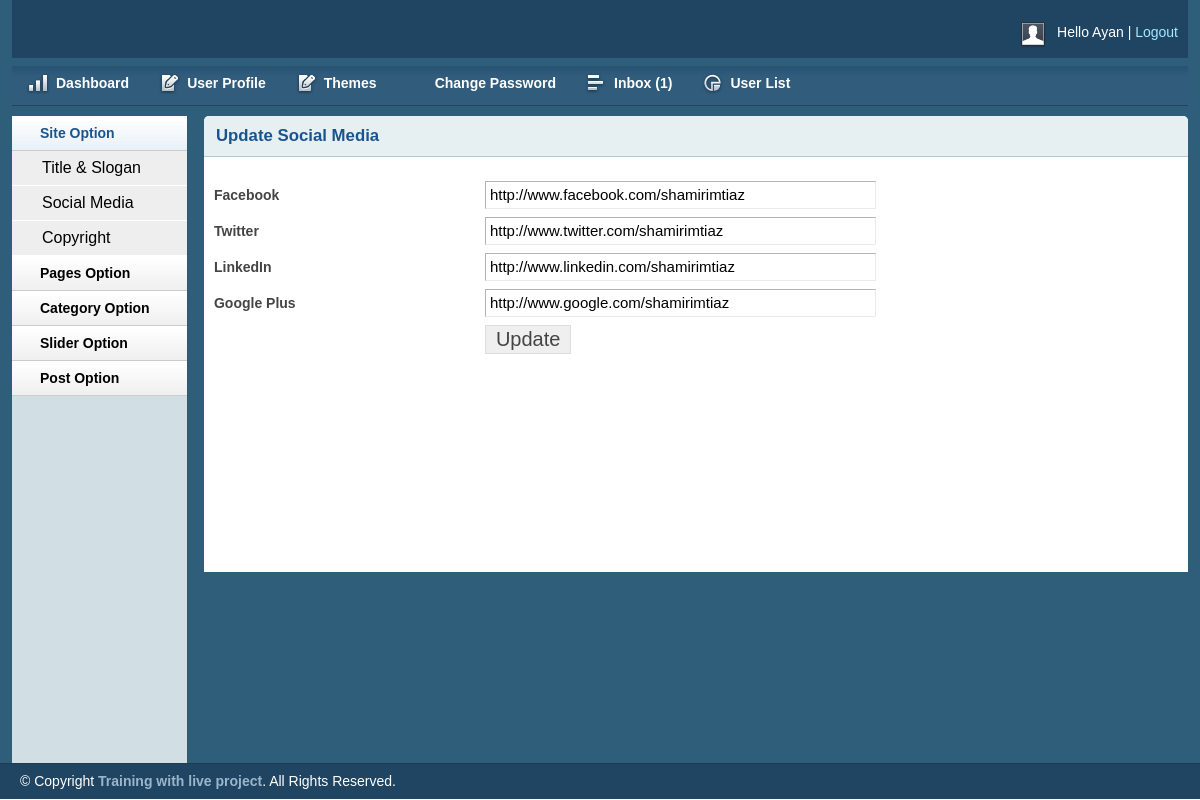
Page /admin/social.php (signed in) on the committed database.
### tables this page shows
CREATE TABLE `tbl_social` (
  `id` int(11) NOT NULL,
  `fb` varchar(255) NOT NULL,
  `tw` varchar(255) NOT NULL,
  `ln` varchar(255) NOT NULL,
  `gp` varchar(255) NOT NULL
);

### lib/Database.php (called while the page is built, shortened)
<?php
	class Database{
		public $host = DB_HOST;
		public $user = DB_USER;
		public $pass = DB_PASS;
		public $dbname = DB_NAME;
		public $link;
		private function connectDb(){
			$this->link = new mysqli($this->host, $this->user, $this->pass, $this->dbname);
		}
		public function selectDb($query){
			$result = $this->link->query($query) or die($this->link->error.__LINE__);
			if($result->num_rows > 0){
				return $result;
			}else{
				return false;
			}
		}
	}
?>

### admin/social.php (the view, shortened to what this page needs)
<?php include 'inc/header.php'; ?>
<?php include 'inc/sidebar.php'; ?>
<div class="grid_10">
    <div class="box round first grid">
        <h2>Update Social Media</h2>
        <div class="block">
         <form action="" method="post">
            <table class="form">
<?php
        $query = "SELECT * FROM tbl_social WHERE id='1'";
        $social = $db->selectDb($query);
        if ($social) {
            while ($result = $social->fetch_assoc()) {
?>
                <tr>
                    <td>
                        <label>Facebook</label>
                    </td>
                    <td>
                        <input type="text" name="fb" value="<?php echo $result['fb']; ?>" class="medium" />
                    </td>
                </tr>
				 <tr>
                    <td>
                        <label>Twitter</label>
                    </td>
                    <td>
                        <input type="text" name="tw" value="<?php echo $result['tw']; ?>" class="medium" />
                    </td>
                </tr>
				 <tr>
                    <td>
                        <label>LinkedIn</label>
                    </td>
                    <td>
                        <input type="text" name="ln" value="<?php echo $result['ln']; ?>" class="medium" />
                    </td>
                </tr>
				 <tr>
                    <td>
                        <label>Google Plus</label>
                    </td>
                    <td>
                        <input type="text" name="gp" value="<?php echo $result['gp']; ?>" class="medium" />
                    </td>
                </tr>
				 <tr>
                    <td></td>
                    <td>
                        <input type="submit" name="submit" Value="Update" />
                    </td>
                </tr>
<?php } } ?>
            </table>
            </form>
        </div>
    </div>
</div>
<?php include 'inc/footer.php';?>

### admin/css/layout.css (style rules this page uses)
body { background: #fff none repeat scroll 0 0; color: #444; font-size: 14px; padding: 0; }
h1, h2, h3, h4, h5, h6 { line-height:1.2em; margin-bottom:.3em; }
h2 { margin-top:1em; }
.box { background:#fff; margin-bottom:20px; padding:10px 10px 10px 10px; margin-left:-8px; }
.box.grid { padding-bottom:40px; }
.box.round { -moz-border-radius: 5px 5px 0px 0px; -webkit-border-radius: 5px 5px 0px 0px; border-radius: 5px 5px 0px 0px; }
.box h2 { font-size:1.2em; font-weight:bold; color:#1B548D; background:#E6F0F3; margin:-10px -10px 0 -10px; padding:10px 12px; border-bottom:1px solid #B3CBD6; -moz-border-radius: 5px 5px 0px 0px; -webkit-border-radius: 5px 5px 0px 0px; border-radius: 5px 5px 0px 0px; }
.box.first { min-height: 406px; }
.block { padding-top:20px; }
table.form { width:100%; }
table.form td { padding:4px 0px; }
table.form label { font-weight:bold; }
table.form input, table.form select { font-size: 15px; padding: 4px 4px 5px 4px; border-top: 1px solid #b3b3b3; border-left: 1px solid #b3b3b3; border-right: 1px solid #eaeaea; border-bottom: 1px solid #eaeaea; }
table.form input[type="submit"] { border: 1px solid #ddd; color: #444; cursor: pointer; font-size: 20px; padding: 2px 10px; }
input.medium { width: 55%; }
.block { padding-bottom:1px; }

### rows in the picture
tbl_social: fb "http://www.facebook.com/shamirimtiaz", tw "http://www.twitter.com/shamirimtiaz", ln "http://www.linkedin.com/shamirimtiaz", gp "http://www.google.com/shamirimtiaz"

### other values in the picture
Session::get('username') "Ayan"
$msgno "1"
